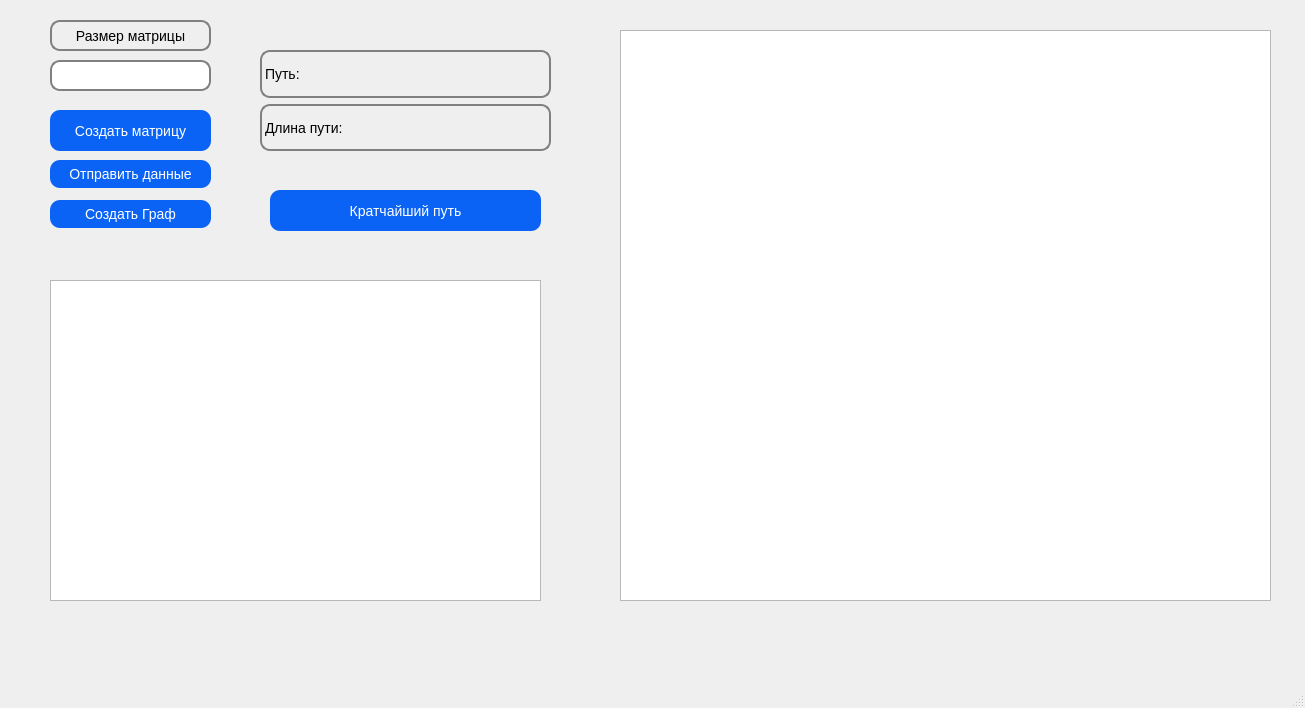
<?xml version="1.0" encoding="UTF-8"?>
<ui version="4.0">
 <class>MainWindow</class>
 <widget class="QMainWindow" name="MainWindow">
  <property name="geometry">
   <rect>
    <x>0</x>
    <y>0</y>
    <width>1305</width>
    <height>708</height>
   </rect>
  </property>
  <property name="windowTitle">
   <string>MainWindow</string>
  </property>
  <property name="styleSheet">
   <string notr="true">QMainWindow{
	border-radius: 10px;

}</string>
  </property>
  <widget class="QWidget" name="centralwidget">
   <widget class="QTableWidget" name="tableWidget">
    <property name="geometry">
     <rect>
      <x>50</x>
      <y>280</y>
      <width>491</width>
      <height>321</height>
     </rect>
    </property>
    <property name="sizePolicy">
     <sizepolicy hsizetype="Expanding" vsizetype="Expanding">
      <horstretch>0</horstretch>
      <verstretch>0</verstretch>
     </sizepolicy>
    </property>
    <property name="minimumSize">
     <size>
      <width>0</width>
      <height>0</height>
     </size>
    </property>
    <property name="maximumSize">
     <size>
      <width>16777215</width>
      <height>16777215</height>
     </size>
    </property>
   </widget>
   <widget class="QGraphicsView" name="graphicsView">
    <property name="geometry">
     <rect>
      <x>620</x>
      <y>30</y>
      <width>651</width>
      <height>571</height>
     </rect>
    </property>
    <property name="styleSheet">
     <string notr="true">QGraphicsVidget</string>
    </property>
   </widget>
   <widget class="QWidget" name="gridLayoutWidget">
    <property name="geometry">
     <rect>
      <x>260</x>
      <y>50</y>
      <width>291</width>
      <height>101</height>
     </rect>
    </property>
    <layout class="QGridLayout" name="gridLayout">
     <item row="0" column="1">
      <layout class="QVBoxLayout" name="verticalLayout_3">
       <item>
        <layout class="QVBoxLayout" name="verticalLayout">
         <item>
          <widget class="QLabel" name="out">
           <property name="styleSheet">
            <string notr="true">QLabel{
border: 2px solid gray;
	border-radius: 10px;
font-size: 14px;
	font:	Roboto-Light;
}</string>
           </property>
           <property name="text">
            <string>Путь: </string>
           </property>
          </widget>
         </item>
         <item>
          <widget class="QLabel" name="out_2">
           <property name="styleSheet">
            <string notr="true">QLabel{
border: 2px solid gray;
	border-radius: 10px;
font-size: 14px;
	font:	Roboto-Light;
}</string>
           </property>
           <property name="text">
            <string>Длина пути:</string>
           </property>
          </widget>
         </item>
        </layout>
       </item>
      </layout>
     </item>
    </layout>
   </widget>
   <widget class="QPushButton" name="pushButton">
    <property name="geometry">
     <rect>
      <x>50</x>
      <y>110</y>
      <width>161</width>
      <height>41</height>
     </rect>
    </property>
    <property name="styleSheet">
     <string notr="true">QPushButton{
	border-radius: 10px;
    color: white;
    transition: .2s linear;
    background: #0B63F6;
	font-size: 14px;
	font:	Roboto-Light;
}
QPushButton:pressed{
	border-radius: 20px;
}</string>
    </property>
    <property name="text">
     <string>Создать матрицу</string>
    </property>
   </widget>
   <widget class="QPushButton" name="pushButton_2">
    <property name="geometry">
     <rect>
      <x>50</x>
      <y>160</y>
      <width>161</width>
      <height>28</height>
     </rect>
    </property>
    <property name="styleSheet">
     <string notr="true">QPushButton{
	border-radius: 10px;
    color: white;
    transition: .2s linear;
    background: #0B63F6;
	font-size: 14px;
	font:	Roboto-Light;
}
QPushButton:pressed{
	border-radius: 20px;
}</string>
    </property>
    <property name="text">
     <string>Отправить данные</string>
    </property>
   </widget>
   <widget class="QPushButton" name="GraphButton">
    <property name="geometry">
     <rect>
      <x>50</x>
      <y>200</y>
      <width>161</width>
      <height>28</height>
     </rect>
    </property>
    <property name="styleSheet">
     <string notr="true">QPushButton{
	border-radius: 10px;
    color: white;
    transition: .2s linear;
    background: #0B63F6;
	font-size: 14px;
	font:	Roboto-Light;
}
QPushButton:pressed{
	border-radius: 20px;
}</string>
    </property>
    <property name="text">
     <string>Создать Граф</string>
    </property>
   </widget>
   <widget class="QLineEdit" name="lineEdit">
    <property name="geometry">
     <rect>
      <x>50</x>
      <y>60</y>
      <width>161</width>
      <height>31</height>
     </rect>
    </property>
    <property name="styleSheet">
     <string notr="true">QLineEdit{
		border: 2px solid gray;
		border-radius: 10px;
		padding: 0 8px;
}</string>
    </property>
   </widget>
   <widget class="QLabel" name="label">
    <property name="geometry">
     <rect>
      <x>50</x>
      <y>20</y>
      <width>161</width>
      <height>31</height>
     </rect>
    </property>
    <property name="layoutDirection">
     <enum>Qt::LeftToRight</enum>
    </property>
    <property name="styleSheet">
     <string notr="true">QLabel{
border: 2px solid gray;
	border-radius: 10px;
font-size: 14px;
	font:	Roboto-Light;
}</string>
    </property>
    <property name="text">
     <string>Размер матрицы</string>
    </property>
    <property name="alignment">
     <set>Qt::AlignCenter</set>
    </property>
   </widget>
   <widget class="QPushButton" name="pushButton_3">
    <property name="geometry">
     <rect>
      <x>270</x>
      <y>190</y>
      <width>271</width>
      <height>41</height>
     </rect>
    </property>
    <property name="styleSheet">
     <string notr="true">QPushButton{
	border-radius: 10px;
    color: white;
    transition: .2s linear;
    background: #0B63F6;
	font-size: 14px;
	font:	Roboto-Light;
}
QPushButton:pressed{
	border-radius: 20px;
}</string>
    </property>
    <property name="text">
     <string>Кратчайший путь</string>
    </property>
   </widget>
  </widget>
  <widget class="QMenuBar" name="menubar">
   <property name="geometry">
    <rect>
     <x>0</x>
     <y>0</y>
     <width>1305</width>
     <height>26</height>
    </rect>
   </property>
  </widget>
  <widget class="QStatusBar" name="statusbar"/>
 </widget>
 <resources/>
 <connections/>
</ui>
